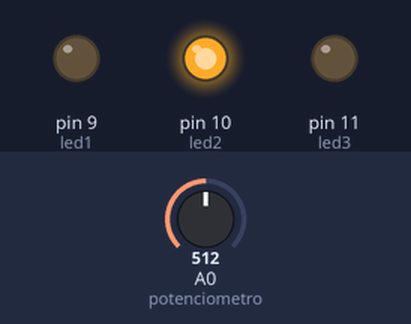
This sketch was run on a simulated Arduino Uno, built with avr-gcc and run on an emulated ATmega328P. On the bench: output pins drawn as LEDs (lit = HIGH). The test bench sets the inputs (shaded band); at power-on: A0 (potenciometro) = 512. What the sketch prints to the serial monitor is not drawn.

Above: at 1.2 s.
1.3 s: A0 (potenciometro) set to 606
2.8 s: A0 (potenciometro) set to 625
At 4.0 s:
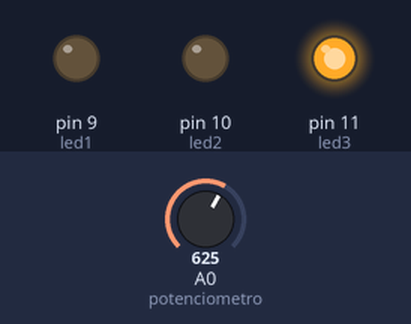
4.3 s: A0 (potenciometro) set to 804
5.8 s: A0 (potenciometro) set to 829
At 6.4 s:
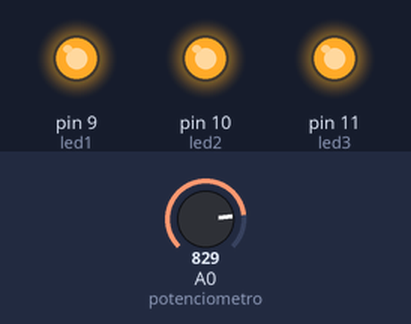
7.3 s: A0 (potenciometro) set to 306
At 8.5 s:
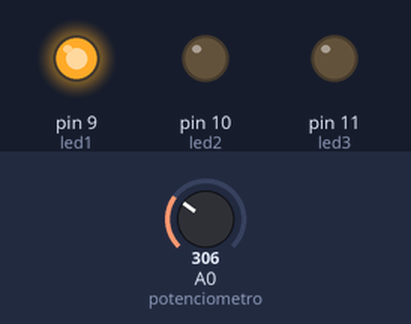
8.8 s: A0 (potenciometro) set to 393
10.3 s: A0 (potenciometro) set to 423
At 11.0 s:
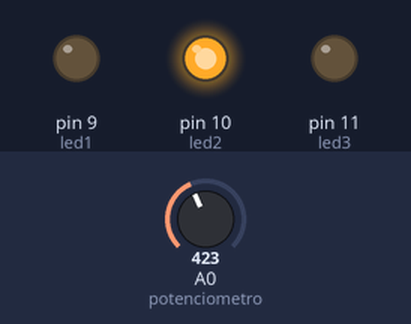
Timing chart, 0 to 12.8 s (numbered marks = the images above; inputs shaded):
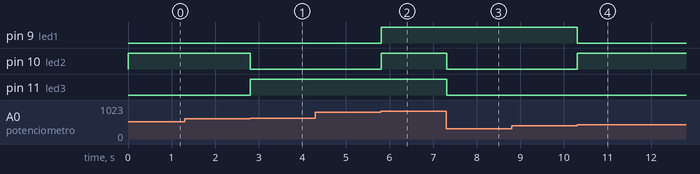

Measured:
- the behaviour switches between 613 and 614 on A0 (potenciometro) (found by bisection; images 0 and 1)
- the behaviour switches between 818 and 819 on A0 (potenciometro) (found by bisection; images 1 and 2)
- the behaviour switches between 409 and 410 on A0 (potenciometro) (found by bisection; images 3 and 4)
- after the input at 2.8 s, pin 10 (led2): HIGH → LOW at once; pin 11 (led3): LOW → HIGH at once
- after the input at 5.8 s, pin 9 (led1), pin 10 (led2): LOW → HIGH at once
- after the input at 7.3 s, pin 10 (led2), pin 11 (led3): HIGH → LOW at once
- after the input at 10.3 s, pin 9 (led1): HIGH → LOW at once; pin 10 (led2): LOW → HIGH at once

The sketch:

Bargraph_potenciometro.ino
```cpp
/* ************************************************************************

Colégio SATC
Curso Técnico em Mecatrônica
Disciplina: Sistemas Embarcados
Turma: 3191
Professor: Marcos Antonio Jeremias Coelho

Programa: Leitor de potenciômetro e Bargraph

Autor: Tiago Fortunato Rosset
Data: 06/04/2026
Versão: 1.0

************************************************************************ */
const int potenciometro = 14;
const int led1 = 9;
const int led2 = 10;
const int led3 = 11;
unsigned int valor_sensor = 0;
float valor_volts = 0;

void setup() {
  pinMode(potenciometro, INPUT);     //Define "potenciometro" como uma entrada
  pinMode(led1, OUTPUT);     //Define "led1" como uma saída
  pinMode(led2, OUTPUT);     //Define "led2" como uma saída
  pinMode(led3, OUTPUT);     //Define "led3" como uma saída
  Serial.begin(115200);     //Liga o monitor serial na velocidade de 115200
}

void loop() {
  valor_sensor = analogRead(potenciometro);     //Define "valor_sensor" com um valor analógico lido em "potenciometro"
  valor_volts = (valor_sensor*5.00)/1023;     //Converte o valor em bits do "valor_sensor" para volts e atualiza "valor_volts" com esse valor
  Serial.print("Valor analógico = ");     //Escreve "Valor analógico = " no monitor serial
  Serial.println(valor_sensor);     //Escreve o valor em "valor_sensor" no monitor serial
  Serial.print("Valor volts = ");     //Escreve "Valor volts = " no monitor serial
  Serial.println(valor_volts);     //Escreve o valor em "valor_volts" no monitor serial

  if(valor_volts < 1){
    digitalWrite(led1, 0);
    digitalWrite(led2, 0);
    digitalWrite(led3, 0);
  }
  if((valor_volts >= 1) && (valor_volts < 2)){
    digitalWrite(led1, 1);
    digitalWrite(led2, 0);
    digitalWrite(led3, 0);
  }
  if((valor_volts >= 2) && (valor_volts < 3)){
    digitalWrite(led1, 0);
    digitalWrite(led2, 1);
    digitalWrite(led3, 0);
  }
  if((valor_volts >= 3) && (valor_volts < 4)){
    digitalWrite(led1, 0);
    digitalWrite(led2, 0);
    digitalWrite(led3, 1);
  }
  if(valor_volts >= 4){
    digitalWrite(led1, 1);
    digitalWrite(led2, 1);
    digitalWrite(led3, 1);
  }
}
```
